Frame 1 (no input): blank canvas, image omitted
Frame 60 (the mouse pressed at the canvas centre just before this capture): blank canvas, image omitted
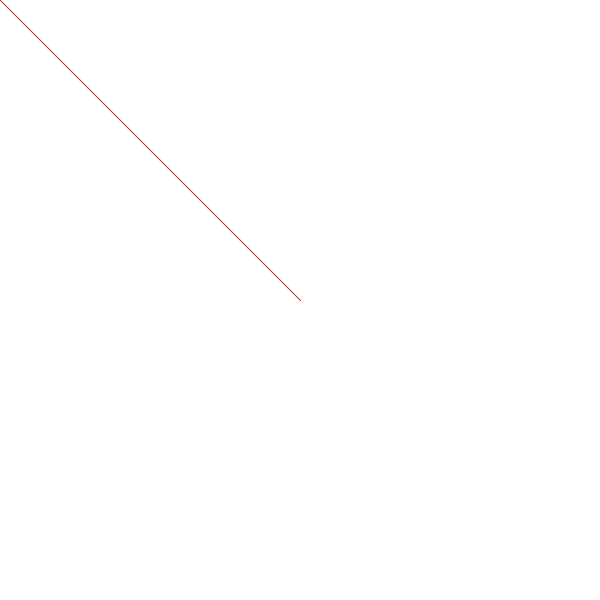
Frame 120 (the mouse held since frame 60 and released just before this capture)

The Processing sketch whose frames 1 and 60 were blank and that drew this single picture after the mouse press (run headless with seeded random() and noise(); from frame 60 on, the mouse is pressed at the canvas centre):

// Processing sketch: drawBrush
// ── drawBrush.pde

//hue value
int h;
int brushSize;

void setup() {
  size (600, 600);
  background(255);
  colorMode(HSB, 255);
}

void draw() {
  //noStroke();
  //fill(h, 250,200);
  //ellipse(mouseX, mouseY,30,30);
if(brushSize <=1){
  brushSize = 1;
}else if (brushSize >= 15){
  brushSize =15;
}


  stroke (h, 150, 150);
  strokeWeight(brushSize);
  line(mouseX, mouseY, pmouseX, pmouseY);
}
void keyPressed() {
  //c key press change color
  if (key == 'c' ||key == 'C' ) {
    h = int(random(0, 255));
  }

  //space bar clears drawing
  if (key == ' ') {
    background(255);
  }


  //change stroke size

  if (key == '[') {
    brushSize--;
  } else if (key == ']') {
    brushSize++;
  }
}
